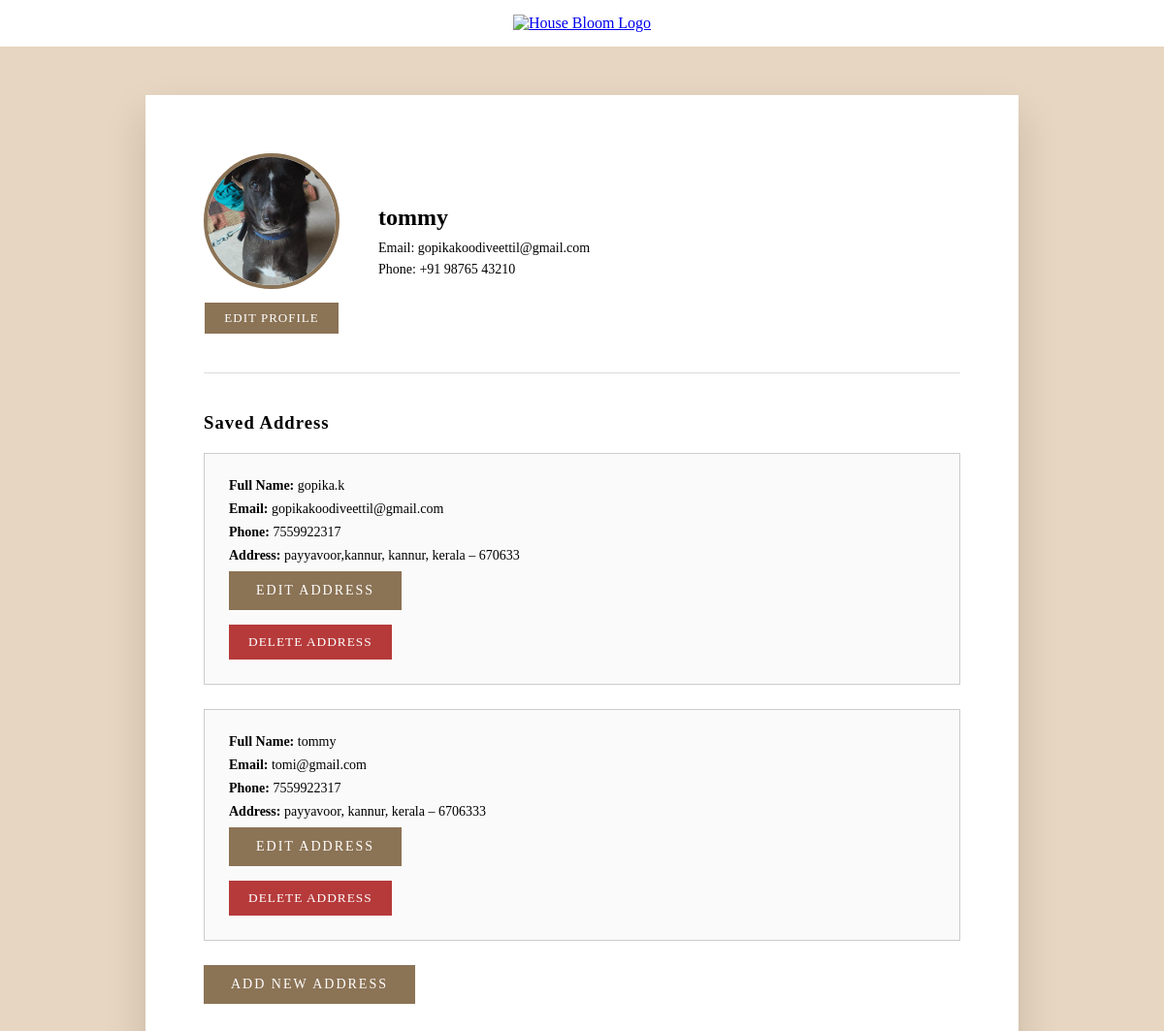
Screenshot of /profile/ (signed in) with the database file from the repository.
### bloom/models.py (models this page shows, shortened)
class Profile(models.Model):
    user = models.OneToOneField(settings.AUTH_USER_MODEL, on_delete=models.CASCADE)
    phone = models.CharField(max_length=15, blank=True, null=True)
    image = models.ImageField(upload_to="profiles/", default="profiles/default.jpg")

class User(AbstractUser):
    email = models.EmailField(unique=True)
    USERNAME_FIELD = "email"
    REQUIRED_FIELDS = ["username"]

class Address(models.Model):
    user = models.ForeignKey(settings.AUTH_USER_MODEL, on_delete=models.CASCADE)
    full_name = models.CharField(max_length=100)
    email = models.EmailField()
    phone = models.CharField(max_length=15)
    street = models.TextField()
    city = models.CharField(max_length=50)
    state = models.CharField(max_length=50)
    pincode = models.CharField(max_length=10)

### bloom/views.py (the view)
# urls.py: path('profile/',views.profile,name='profile'),
@login_required
def profile(request):
    profile, _ = Profile.objects.get_or_create(user=request.user)
    addresses = Address.objects.filter(user=request.user).order_by('-id')
    return render(request, "profile.html", {
        "profile": profile,
        "addresses": addresses
    })

### bloom/templates/profile.html (shortened to what this page needs)
<!DOCTYPE html>
<html lang="en">
<head>
</head>
<body>
 <section class="logo-section">
    <a href="/">
    <img src="/media/logo1.png" alt="House Bloom Logo" class="logo">
    </a>
</section>
    <div class="profile-wrapper">
        <div class="profile-card">
            <div class="profile-header">
               <div class="profile-image-wrapper">
                    <div class="profile-image">
                        <img src="{{ profile.image.url }}" alt="Profile Image">
                    </div>
                    <a href="{% url 'edit_profile' %}" class="edit-profile-btn">
                        EDIT PROFILE
                    </a>
                </div>
                <div class="profile-info">
                    <h2>{{ user.get_full_name|default:user.username }}</h2>
                    <p>Email: {{ user.email }}</p>
                    <p>Phone: +91 98765 43210</p>
                    </div>
            </div>
            <div class="address-section">
                <h3>Saved Address</h3>
                {% if addresses %}
    {% for address in addresses %}
        <div class="address-box">
            <p><strong>Full Name:</strong> {{ address.full_name }}</p>
            <p><strong>Email:</strong> {{ address.email }}</p>
            <p><strong>Phone:</strong> {{ address.phone }}</p>
            <p><strong>Address:</strong>
                {{ address.street }},
                {{ address.city }},
                {{ address.state }} – {{ address.pincode }}
            </p>
            <a href="{% url 'edit_address' address.id %}" class="add-address-btn">
                EDIT ADDRESS
            </a>
            <form method="post" action="{% url 'delete_address' address.id %}">
                <button type="submit" class="delete-btn">
                    DELETE ADDRESS
                </button>
            </form>
        </div>
    {% endfor %}
{% else %}
    <p>No address added yet.</p>
{% endif %}
                    <a href="{% url 'addaddress' %}" class="add-address-btn">
                        ADD NEW ADDRESS
                    </a>
            </div>
        </div>
    </div>
</body>
</html>

### bloom/templates/profile.html (style rules this page uses)
* { margin: 0; padding: 0; box-sizing: border-box; font-family: "Georgia", serif; }
body { background: #e7d6c1; }
.logo-section { padding: 15px 0 15px; display: flex; justify-content: center; background-color: #fff; margin-bottom:50px; }
.logo { max-width: 250px; width: 100%; height: auto; }
.profile-wrapper { min-height: calc(100vh - 80px); display: flex; align-items: center; justify-content: center; }
.profile-card { width: 900px; background: #fff; box-shadow: 0 20px 40px rgba(0,0,0,0.15); padding: 60px; }
.profile-header { display: flex; align-items: center; gap: 40px; border-bottom: 1px solid #ddd; padding-bottom: 40px; }
.profile-image { width: 140px; height: 140px; border-radius: 50%; overflow: hidden; border: 4px solid #8b7355; }
.profile-image img { width: 100%; height: 100%; object-fit: cover; }
.profile-info h2 { margin-bottom: 10px; }
.profile-info p { font-size: 14px; margin-bottom: 6px; }
.address-section { margin-top: 40px; }
.address-section h3 { margin-bottom: 20px; letter-spacing: 1px; }
.address-box { border: 1px solid #ccc; padding: 25px; margin-bottom: 25px; background: #fafafa; }
.address-box p { font-size: 14px; margin-bottom: 8px; }
.add-address-btn { display: inline-block; padding: 12px 28px; background: #8b7355; color: #fff; text-decoration: none; letter-spacing: 2px; font-size: 14px; }
.delete-btn { margin-top: 15px; padding: 10px 20px; background: #b63a3a; color: #fff; border: none; letter-spacing: 1px; cursor: pointer; }
.profile-image-wrapper { display: flex; flex-direction: column; align-items: center; }
.edit-profile-btn { margin-top: 14px; padding: 8px 20px; background: #8b7355; color: #fff; text-decoration: none; font-size: 13px; letter-spacing: 1px; }

### rows the page displays
Profile: image (picture)
User: get_full_name "tommy", email "gopikakoodiveettil@gmail.com"
Address: full_name "gopika.k", email "gopikakoodiveettil@gmail.com", phone "7559922317", street "payyavoor,kannur", city "kannur", state "kerala", pincode "670633"
Address: full_name "tommy", email "tomi@gmail.com", phone "7559922317", street "payyavoor", city "kannur", state "kerala", pincode "6706333"
